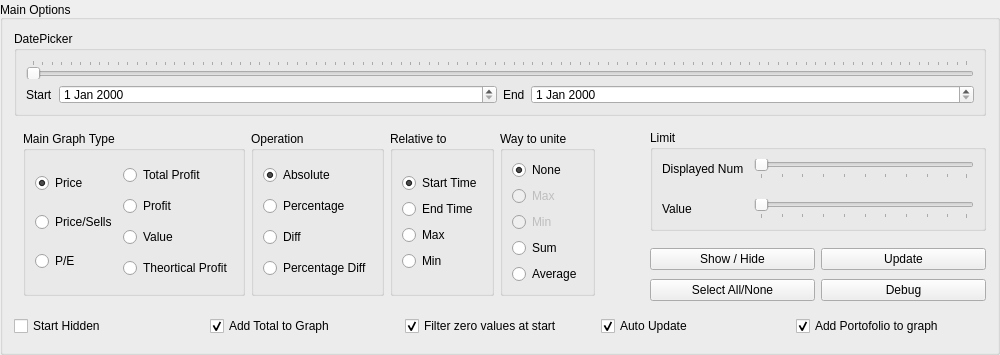
            <widget class="QGroupBox" name="groupBox">
             <property name="minimumSize">
              <size>
               <width>1000</width>
               <height>0</height>
              </size>
             </property>
             <property name="maximumSize">
              <size>
               <width>16777215</width>
               <height>360</height>
              </size>
             </property>
             <property name="sizeIncrement">
              <size>
               <width>0</width>
               <height>1</height>
              </size>
             </property>
             <property name="title">
              <string>Main Options</string>
             </property>
             <property name="alignment">
              <set>Qt::AlignBottom|Qt::AlignLeading|Qt::AlignLeft</set>
             </property>
             <layout class="QGridLayout" name="gridLayout_7">
              <item row="0" column="0">
               <layout class="QGridLayout" name="gridLayout_9">
                <item row="0" column="0" colspan="2">
                 <widget class="QGroupBox" name="groupBox">
                  <property name="minimumSize">
                   <size>
                    <width>0</width>
                    <height>70</height>
                   </size>
                  </property>
                  <property name="maximumSize">
                   <size>
                    <width>16777215</width>
                    <height>85</height>
                   </size>
                  </property>
                  <property name="title">
                   <string>DatePicker</string>
                  </property>
                  <layout class="QHBoxLayout" name="horizontalLayout_14">
                   <item>
                    <layout class="QHBoxLayout" name="horizontalLayout_13">
                     <item>
                      <layout class="QGridLayout" name="gridLayout">
                       <item row="0" column="0" colspan="2">
                        <widget class="QDateRangeSlider" name="daterangepicker">
                         <property name="orientation">
                          <enum>Qt::Horizontal</enum>
                         </property>
                         <property name="tickPosition">
                          <enum>QSlider::TicksAbove</enum>
                         </property>
                         <property name="start" stdset="0">
                          <datetime>
                           <hour>0</hour>
                           <minute>0</minute>
                           <second>0</second>
                           <year>2020</year>
                           <month>1</month>
                           <day>1</day>
                          </datetime>
                         </property>
                         <property name="end" stdset="0">
                          <datetime>
                           <hour>1</hour>
                           <minute>0</minute>
                           <second>0</second>
                           <year>2021</year>
                           <month>1</month>
                           <day>2</day>
                          </datetime>
                         </property>
                         <property name="freq" stdset="0">
                          <string>D</string>
                         </property>
                         <property name="fmt" stdset="0">
                          <string>%Y-%m-%d</string>
                         </property>
                        </widget>
                       </item>
                       <item row="1" column="0">
                        <layout class="QFormLayout" name="formLayout_14">
                         <item row="0" column="0">
                          <widget class="QLabel" name="label_30">
                           <property name="text">
                            <string>Start</string>
                           </property>
                          </widget>
                         </item>
                         <item row="0" column="1">
                          <widget class="QDateEdit" name="startdate"/>
                         </item>
                        </layout>
                       </item>
                       <item row="1" column="1">
                        <layout class="QFormLayout" name="formLayout_13">
                         <item row="0" column="0">
                          <widget class="QLabel" name="label_29">
                           <property name="text">
                            <string>End</string>
                           </property>
                          </widget>
                         </item>
                         <item row="0" column="1">
                          <widget class="QDateEdit" name="enddate"/>
                         </item>
                        </layout>
                       </item>
                      </layout>
                     </item>
                    </layout>
                   </item>
                  </layout>
                 </widget>
                </item>
                <item row="2" column="1">
                 <layout class="QGridLayout" name="gridLayout_10">
                  <item row="1" column="0">
                   <widget class="QPushButton" name="tttt">
                    <property name="text">
                     <string>Select All/None</string>
                    </property>
                   </widget>
                  </item>
                  <item row="0" column="0">
                   <widget class="QPushButton" name="showhide">
                    <property name="text">
                     <string>Show / Hide</string>
                    </property>
                   </widget>
                  </item>
                  <item row="0" column="1">
                   <widget class="QPushButton" name="update_btn">
                    <property name="text">
                     <string>Update</string>
                    </property>
                   </widget>
                  </item>
                  <item row="1" column="1">
                   <widget class="QPushButton" name="debug_btn">
                    <property name="text">
                     <string>Debug</string>
                    </property>
                   </widget>
                  </item>
                 </layout>
                </item>
                <item row="1" column="0" rowspan="2">
                 <widget class="QFrame" name="frame">
                  <layout class="QHBoxLayout" name="horizontalLayout_15">
                   <item>
                    <widget class="QGroupBox" name="groupBox">
                     <property name="sizePolicy">
                      <sizepolicy hsizetype="Preferred" vsizetype="MinimumExpanding">
                       <horstretch>0</horstretch>
                       <verstretch>0</verstretch>
                      </sizepolicy>
                     </property>
                     <property name="maximumSize">
                      <size>
                       <width>16777215</width>
                       <height>230</height>
                      </size>
                     </property>
                     <property name="title">
                      <string>Main Graph Type </string>
                     </property>
                     <layout class="QHBoxLayout" name="horizontalLayout_2">
                      <item>
                       <layout class="QHBoxLayout" name="horizontalLayout">
                        <item>
                         <layout class="QVBoxLayout" name="verticalLayout_3">
                          <item>
                           <widget class="QRadioButton" name="PRICE">
                            <property name="text">
                             <string>Price</string>
                            </property>
                            <property name="checked">
                             <bool>true</bool>
                            </property>
                           </widget>
                          </item>
                          <item>
                           <widget class="QRadioButton" name="PRICESELLS">
                            <property name="text">
                             <string>Price/Sells</string>
                            </property>
                           </widget>
                          </item>
                          <item>
                           <widget class="QRadioButton" name="PERATIO">
                            <property name="enabled">
                             <bool>true</bool>
                            </property>
                            <property name="text">
                             <string>P/E</string>
                            </property>
                           </widget>
                          </item>
                         </layout>
                        </item>
                        <item>
                         <layout class="QVBoxLayout" name="verticalLayout">
                          <item>
                           <widget class="QRadioButton" name="TOTPROFIT">
                            <property name="text">
                             <string>Total Profit</string>
                            </property>
                           </widget>
                          </item>
                          <item>
                           <widget class="QRadioButton" name="PROFIT">
                            <property name="text">
                             <string>Profit</string>
                            </property>
                           </widget>
                          </item>
                          <item>
                           <widget class="QRadioButton" name="VALUE">
                            <property name="text">
                             <string>Value</string>
                            </property>
                           </widget>
                          </item>
                          <item>
                           <widget class="QRadioButton" name="THEORTICAL_PROFIT">
                            <property name="text">
                             <string>Theortical Profit</string>
                            </property>
                           </widget>
                          </item>
                         </layout>
                        </item>
                       </layout>
                      </item>
                     </layout>
                    </widget>
                   </item>
                   <item>
                    <widget class="QGroupBox" name="groupBox">
                     <property name="sizePolicy">
                      <sizepolicy hsizetype="Preferred" vsizetype="MinimumExpanding">
                       <horstretch>0</horstretch>
                       <verstretch>0</verstretch>
                      </sizepolicy>
                     </property>
                     <property name="maximumSize">
                      <size>
                       <width>16777215</width>
                       <height>230</height>
                      </size>
                     </property>
                     <property name="title">
                      <string>Operation</string>
                     </property>
                     <layout class="QVBoxLayout" name="verticalLayout_6">
                      <item>
                       <widget class="QRadioButton" name="ABS">
                        <property name="text">
                         <string>Absolute</string>
                        </property>
                        <property name="checked">
                         <bool>true</bool>
                        </property>
                       </widget>
                      </item>
                      <item>
                       <widget class="QRadioButton" name="PRECENTAGE">
                        <property name="text">
                         <string>Percentage</string>
                        </property>
                       </widget>
                      </item>
                      <item>
                       <widget class="QRadioButton" name="DIFF">
                        <property name="text">
                         <string>Diff</string>
                        </property>
                       </widget>
                      </item>
                      <item>
                       <widget class="QRadioButton" name="PRECDIFF">
                        <property name="text">
                         <string>Percentage Diff</string>
                        </property>
                       </widget>
                      </item>
                     </layout>
                    </widget>
                   </item>
                   <item>
                    <widget class="QGroupBox" name="groupBox_3">
                     <property name="sizePolicy">
                      <sizepolicy hsizetype="Preferred" vsizetype="MinimumExpanding">
                       <horstretch>0</horstretch>
                       <verstretch>0</verstretch>
                      </sizepolicy>
                     </property>
                     <property name="maximumSize">
                      <size>
                       <width>16777215</width>
                       <height>230</height>
                      </size>
                     </property>
                     <property name="title">
                      <string>Relative to </string>
                     </property>
                     <layout class="QGridLayout" name="gridLayout_5">
                      <item row="0" column="0">
                       <layout class="QVBoxLayout" name="verticalLayout_4">
                        <item>
                         <widget class="QRadioButton" name="RELTOSTART">
                          <property name="text">
                           <string>Start Time</string>
                          </property>
                          <property name="checked">
                           <bool>true</bool>
                          </property>
                         </widget>
                        </item>
                        <item>
                         <widget class="QRadioButton" name="RELTOEND">
                          <property name="text">
                           <string>End Time</string>
                          </property>
                          <property name="checked">
                           <bool>false</bool>
                          </property>
                         </widget>
                        </item>
                        <item>
                         <widget class="QRadioButton" name="RELTOMAX">
                          <property name="text">
                           <string>Max</string>
                          </property>
                         </widget>
                        </item>
                        <item>
                         <widget class="QRadioButton" name="RELTOMIN">
                          <property name="text">
                           <string>Min</string>
                          </property>
                         </widget>
                        </item>
                       </layout>
                      </item>
                     </layout>
                    </widget>
                   </item>
                   <item>
                    <widget class="QGroupBox" name="verticalGroupBox">
                     <property name="sizePolicy">
                      <sizepolicy hsizetype="Preferred" vsizetype="MinimumExpanding">
                       <horstretch>0</horstretch>
                       <verstretch>0</verstretch>
                      </sizepolicy>
                     </property>
                     <property name="maximumSize">
                      <size>
                       <width>16777215</width>
                       <height>230</height>
                      </size>
                     </property>
                     <property name="title">
                      <string>Way to unite</string>
                     </property>
                     <layout class="QVBoxLayout" name="verticalLayout_11">
                      <item>
                       <widget class="QRadioButton" name="unite_NONE">
                        <property name="text">
                         <string>None</string>
                        </property>
                        <property name="checked">
                         <bool>true</bool>
                        </property>
                       </widget>
                      </item>
                      <item>
                       <widget class="QRadioButton" name="unite_MAX">
                        <property name="enabled">
                         <bool>false</bool>
                        </property>
                        <property name="text">
                         <string>Max</string>
                        </property>
                       </widget>
                      </item>
                      <item>
                       <widget class="QRadioButton" name="unite_MIN">
                        <property name="enabled">
                         <bool>false</bool>
                        </property>
                        <property name="text">
                         <string>Min</string>
                        </property>
                       </widget>
                      </item>
                      <item>
                       <widget class="QRadioButton" name="unite_SUM">
                        <property name="enabled">
                         <bool>true</bool>
                        </property>
                        <property name="text">
                         <string>Sum</string>
                        </property>
                       </widget>
                      </item>
                      <item>
                       <widget class="QRadioButton" name="unite_AVG">
                        <property name="text">
                         <string>Average</string>
                        </property>
                       </widget>
                      </item>
                     </layout>
                    </widget>
                   </item>
                   <item>
                    <spacer name="horizontalSpacer_5">
                     <property name="orientation">
                      <enum>Qt::Horizontal</enum>
                     </property>
                     <property name="sizeHint" stdset="0">
                      <size>
                       <width>40</width>
                       <height>20</height>
                      </size>
                     </property>
                    </spacer>
                   </item>
                  </layout>
                 </widget>
                </item>
                <item row="1" column="1">
                 <widget class="QGroupBox" name="groupBox">
                  <property name="sizePolicy">
                   <sizepolicy hsizetype="Preferred" vsizetype="Fixed">
                    <horstretch>0</horstretch>
                    <verstretch>0</verstretch>
                   </sizepolicy>
                  </property>
                  <property name="minimumSize">
                   <size>
                    <width>100</width>
                    <height>80</height>
                   </size>
                  </property>
                  <property name="title">
                   <string>Limit</string>
                  </property>
                  <layout class="QHBoxLayout" name="horizontalLayout_8">
                   <property name="sizeConstraint">
                    <enum>QLayout::SetDefaultConstraint</enum>
                   </property>
                   <property name="rightMargin">
                    <number>9</number>
                   </property>
                   <item>
                    <layout class="QFormLayout" name="formLayout_3">
                     <property name="horizontalSpacing">
                      <number>10</number>
                     </property>
                     <property name="verticalSpacing">
                      <number>20</number>
                     </property>
                     <item row="1" column="0">
                      <widget class="QLabel" name="label_17">
                       <property name="text">
                        <string>Value</string>
                       </property>
                      </widget>
                     </item>
                     <item row="0" column="0">
                      <widget class="QLabel" name="label_16">
                       <property name="text">
                        <string>Displayed Num</string>
                       </property>
                      </widget>
                     </item>
                     <item row="0" column="1">
                      <widget class="QLabeledRangeSlider" name="max_num">
                       <property name="minimumSize">
                        <size>
                         <width>70</width>
                         <height>15</height>
                        </size>
                       </property>
                       <property name="orientation">
                        <enum>Qt::Horizontal</enum>
                       </property>
                       <property name="tickPosition">
                        <enum>QSlider::TicksBelow</enum>
                       </property>
                      </widget>
                     </item>
                     <item row="1" column="1">
                      <widget class="QLabeledDoubleRangeSlider" name="min_crit">
                       <property name="minimumSize">
                        <size>
                         <width>70</width>
                         <height>15</height>
                        </size>
                       </property>
                       <property name="orientation">
                        <enum>Qt::Horizontal</enum>
                       </property>
                       <property name="tickPosition">
                        <enum>QSlider::TicksBelow</enum>
                       </property>
                      </widget>
                     </item>
                    </layout>
                   </item>
                  </layout>
                 </widget>
                </item>
               </layout>
              </item>
              <item row="1" column="0">
               <layout class="QGridLayout" name="gridLayout_6">
                <property name="sizeConstraint">
                 <enum>QLayout::SetFixedSize</enum>
                </property>
                <item row="0" column="1">
                 <widget class="QCheckBox" name="unite_ADDTOTAL">
                  <property name="enabled">
                   <bool>true</bool>
                  </property>
                  <property name="sizePolicy">
                   <sizepolicy hsizetype="Preferred" vsizetype="Preferred">
                    <horstretch>0</horstretch>
                    <verstretch>0</verstretch>
                   </sizepolicy>
                  </property>
                  <property name="minimumSize">
                   <size>
                    <width>0</width>
                    <height>30</height>
                   </size>
                  </property>
                  <property name="maximumSize">
                   <size>
                    <width>16777215</width>
                    <height>30</height>
                   </size>
                  </property>
                  <property name="text">
                   <string>Add Total to Graph</string>
                  </property>
                  <property name="checked">
                   <bool>true</bool>
                  </property>
                 </widget>
                </item>
                <item row="0" column="2">
                 <widget class="QCheckBox" name="checkBox">
                  <property name="text">
                   <string>Filter zero values at start</string>
                  </property>
                  <property name="checked">
                   <bool>true</bool>
                  </property>
                  <property name="tristate">
                   <bool>false</bool>
                  </property>
                 </widget>
                </item>
                <item row="0" column="4">
                 <widget class="QCheckBox" name="unite_ADDPROT">
                  <property name="enabled">
                   <bool>true</bool>
                  </property>
                  <property name="sizePolicy">
                   <sizepolicy hsizetype="Preferred" vsizetype="Preferred">
                    <horstretch>0</horstretch>
                    <verstretch>0</verstretch>
                   </sizepolicy>
                  </property>
                  <property name="minimumSize">
                   <size>
                    <width>0</width>
                    <height>30</height>
                   </size>
                  </property>
                  <property name="maximumSize">
                   <size>
                    <width>16777215</width>
                    <height>30</height>
                   </size>
                  </property>
                  <property name="text">
                   <string>Add Portofolio to graph</string>
                  </property>
                  <property name="checked">
                   <bool>true</bool>
                  </property>
                 </widget>
                </item>
                <item row="0" column="0">
                 <widget class="QCheckBox" name="start_hidden">
                  <property name="enabled">
                   <bool>true</bool>
                  </property>
                  <property name="sizePolicy">
                   <sizepolicy hsizetype="Preferred" vsizetype="Preferred">
                    <horstretch>0</horstretch>
                    <verstretch>0</verstretch>
                   </sizepolicy>
                  </property>
                  <property name="minimumSize">
                   <size>
                    <width>0</width>
                    <height>30</height>
                   </size>
                  </property>
                  <property name="text">
                   <string>Start Hidden</string>
                  </property>
                  <property name="tristate">
                   <bool>true</bool>
                  </property>
                 </widget>
                </item>
                <item row="0" column="3">
                 <widget class="QCheckBox" name="auto_update">
                  <property name="text">
                   <string>Auto Update</string>
                  </property>
                  <property name="checked">
                   <bool>true</bool>
                  </property>
                 </widget>
                </item>
               </layout>
              </item>
             </layout>
            </widget>
